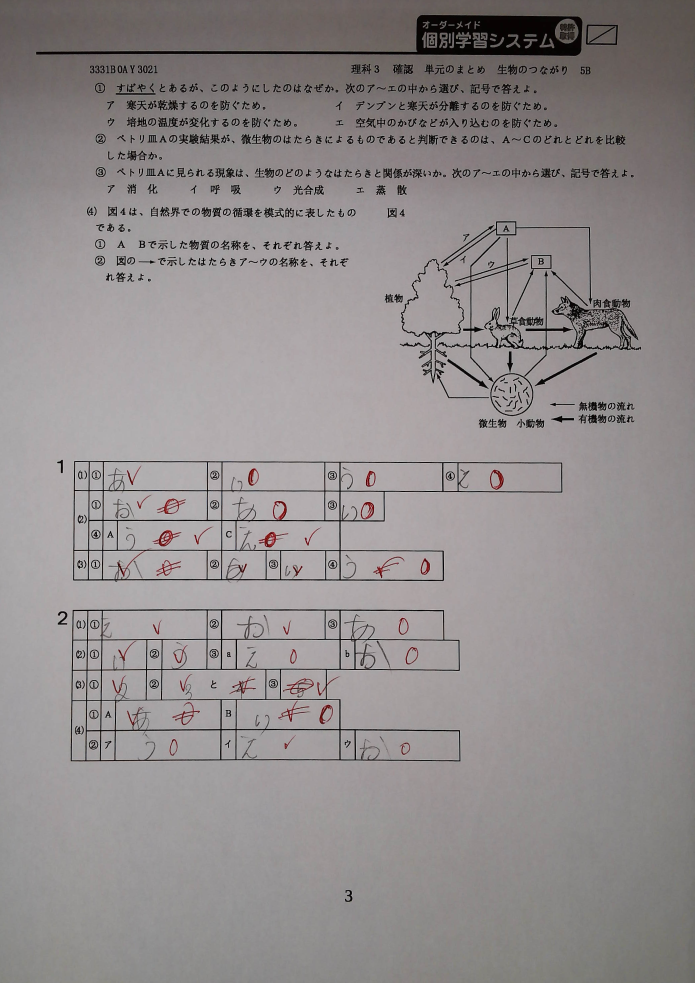
#> input picture processing_image/textDetection/image/0.png, 2083 x 2947 px, given in place of the camera (shown at 1/3 size)
$ python draw_screen.py
#> lines starting #> are read from the running program, lines starting #| are printed output that depends on the picture; after the words box and inside, x2 and y2 are one past the last pixel; in counts of white or black regions, pixels touching at a corner belong together
import cv2
import numpy as np

frameWidth = 640
frameHeight = 480

# capturing Video from Webcam
cap = cv2.VideoCapture(0)
cap.set(3, frameWidth)
cap.set(4, frameHeight)

cap.set(10, 150)

myColors = [[20,40,40,70,255,255],
            [100,169,121,135,255,255],
            [0, 90, 90, 41, 255, 255]]
color_value = [[255, 0, 0], [0, 255, 0], [14, 107, 237]]
x, y, w, h = 0, 0, 0, 0
my_points = []

def find_color(img, color_value, myColors):
    hsv = cv2.cvtColor(img, cv2.COLOR_BGR2HSV)
    count = 0
    new_points = []
    for color in myColors:
        lower = np.array(color[0:3])
        upper = np.array(color[3:6])
        mask = cv2.inRange(hsv, lower, upper)
        x, y = contour_detect(mask)

        cv2.circle(frame_copy, (x,y), 20,color_value[count], -1)
        if x != 0 and y != 0:
            new_points.append([x,y,count])
        count += 1
    return new_points


def contour_detect(mask):
    x,y,w,h = 0, 0, 0, 0
    contours, hierarchy = cv2.findContours(mask, cv2.RETR_EXTERNAL, cv2.CHAIN_APPROX_NONE)
    for cnt in contours:
        area = cv2.contourArea(cnt)
        if area > 100:
            perimeter = cv2.arcLength(cnt, True)
            approx = cv2.approxPolyDP(cnt, 0.01*perimeter, True)
            x, y, w, h = cv2.boundingRect(approx)
    return x + w // 2, y

def canvas(my_points, color_value):
    for point in my_points:
        cv2.circle(frame_copy, (point[0], point[1]),
                   15, color_value[point[2]], -1)


while True:

    ret, frame = cap.read()
#> frame is the input picture: shape (2947, 2083, 3); mean B, G, R 140.4, 140.1, 145.2

    frame = cv2.flip(frame, 1)
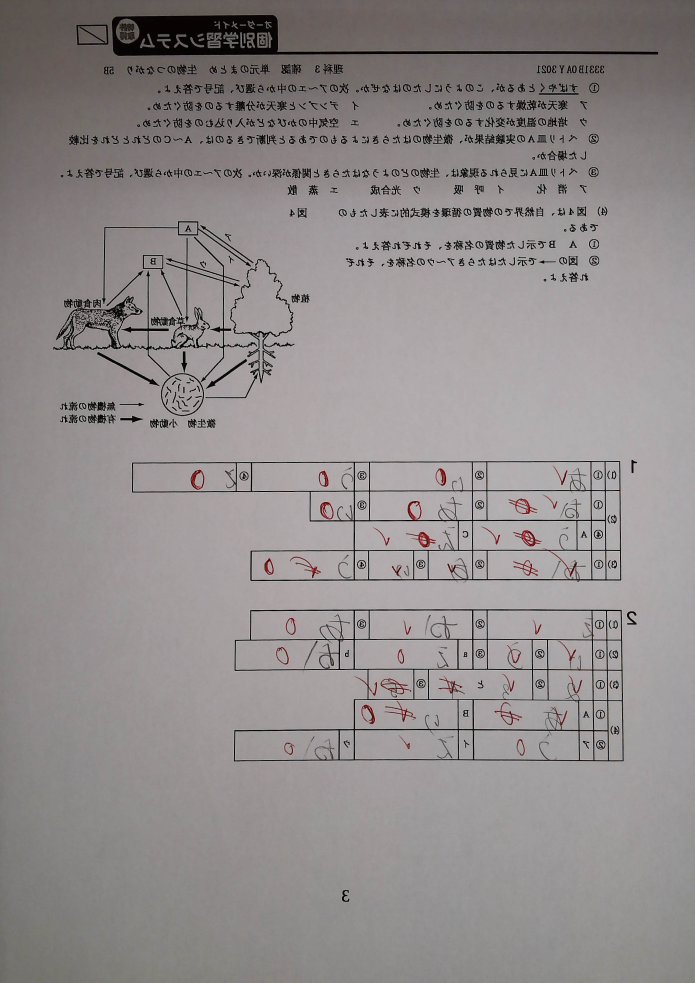
#> frame: shape (2947, 2083, 3) (shown at 1/3 size); mean B, G, R 140.4, 140.1, 145.2
    frame_copy = frame.copy()

    new_point = find_color(frame, color_value, myColors)
#> in find_color, `hsv = cv2.cvtColor(img, cv2.COLOR_BGR2HSV)`: hsv: shape (2947, 2083, 3); mean H, S, V 95.5, 14, 145.2
#> the loop in find_color, `for color in myColors:` made 3 passes
#> (x, y) on passes 1 to 3: (0, 0), (0, 0), (1326, 1409)
#> pass 1, in find_color, `mask = cv2.inRange(hsv, lower, upper)`:
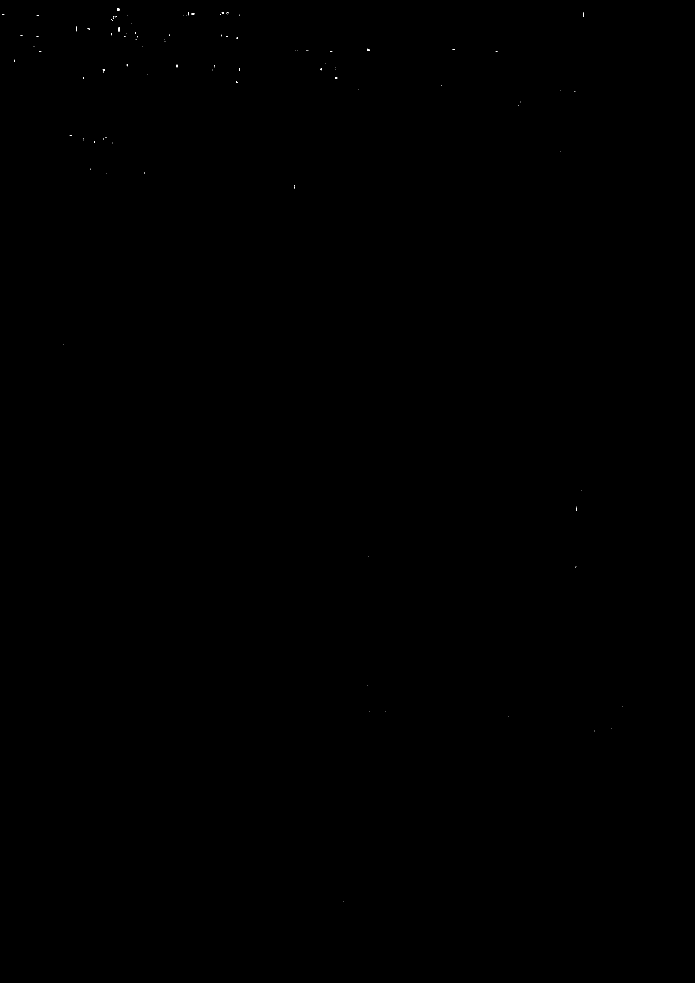
#> mask: shape (2947, 2083) (shown at 1/3 size); 0.01% white in thin lines or dots, all inside (x1, y1, x2, y2) = (6, 26, 1869, 2704)
#> pass 3, in find_color, `mask = cv2.inRange(hsv, lower, upper)`:
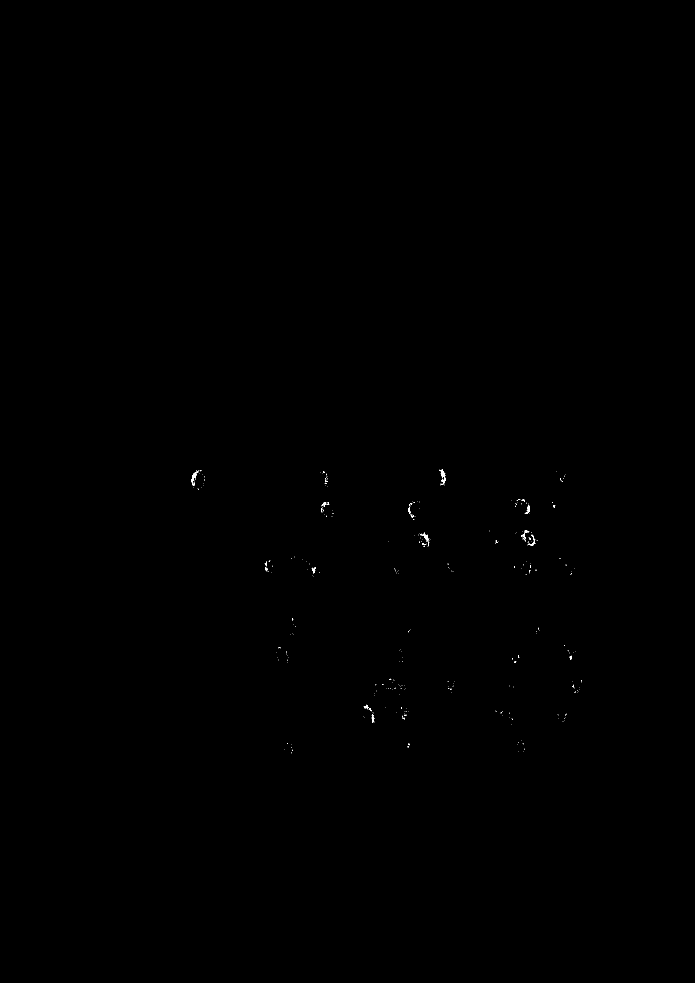
#> mask: shape (2947, 2083) (shown at 1/3 size); 0.04% white; 394 white regions (372 under 20 px), largest, box (x1, y1, x2, y2) and area: (1317, 1409, 1336, 1454) 283, (574, 1413, 595, 1457) 263, (1267, 1598, 1285, 1624) 179
#> after the loop in find_color, `for color in myColors:`: count = 3; new_points = [[1326, 1409, 2]]
#> new_point = [[1326, 1409, 2]]
    if len(new_point) != 0:
        for i in new_point:
            my_points.append(i)
#> this loop made 1 pass
#> after the loop, my_points = [[1326, 1409, 2]]
    if len(my_points) != 0:
        canvas(my_points, color_value)
#> the loop in canvas, `for point in my_points:` made 1 pass

    cv2.imshow('frame', frame_copy)
    if cv2.waitKey(1) and 0xFF == ord('q'):
#> (key q is pressed here)
        break

cv2.destroyAllWindows()

$ run again, on processing_image/textDetection/image/3.png
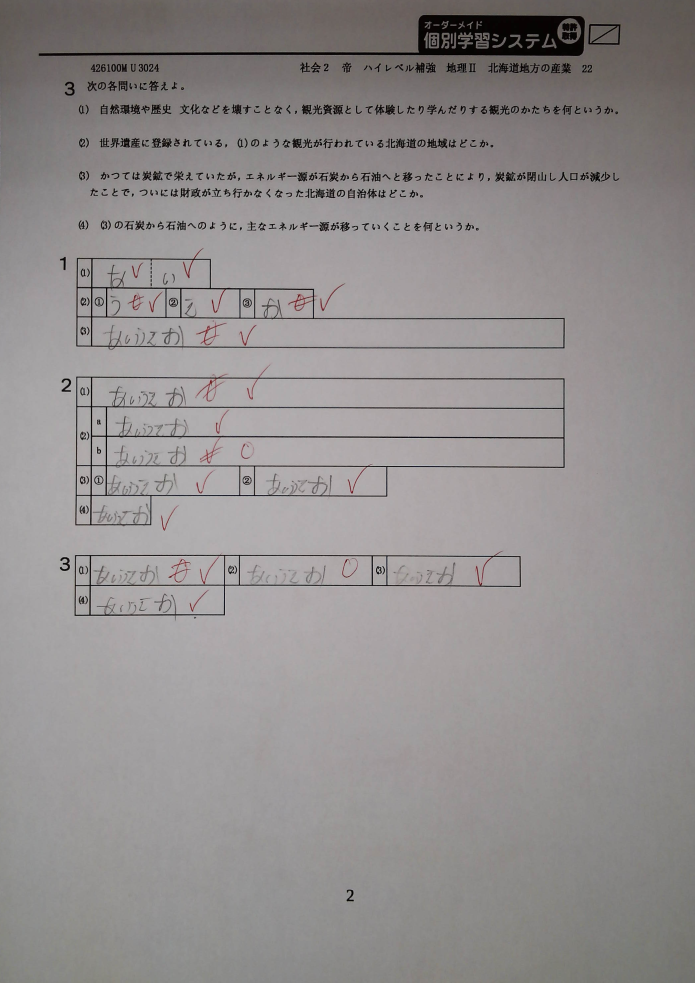
#> input picture processing_image/textDetection/image/3.png, 2083 x 2947 px, given in place of the camera (shown at 1/3 size)
#> frame is the input picture: shape (2947, 2083, 3); mean B, G, R 142.1, 142.3, 146.1
#> `frame = cv2.flip(frame, 1)`:
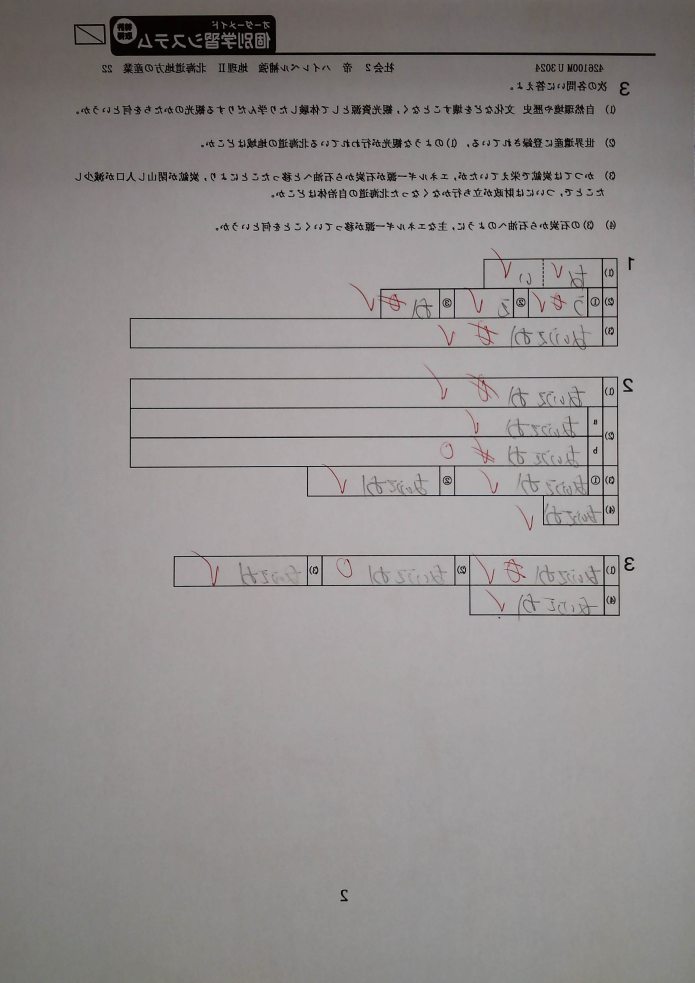
#> frame: shape (2947, 2083, 3) (shown at 1/3 size); mean B, G, R 142.1, 142.3, 146.1
#> hsv: shape (2947, 2083, 3); mean H, S, V 83.1, 11, 146.2
#> the loop in find_color, `for color in myColors:` made 3 passes
#> contours in contour_detect on pass 3: 113 contours, all with area under 20
#> after the loop in find_color, `for color in myColors:`: count = 3; new_points = []
